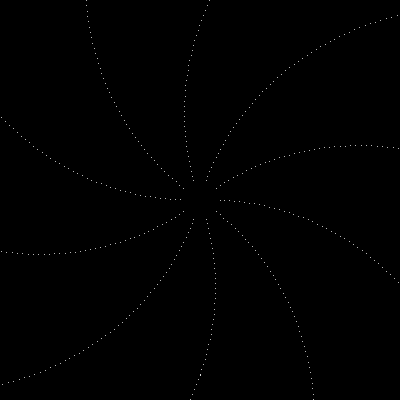
Frame 1 (no input)
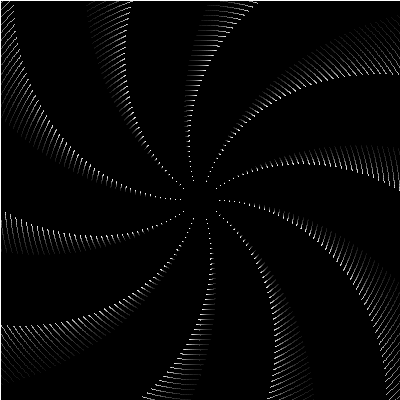
Frame 60 (the mouse pressed at the canvas centre just before this capture)
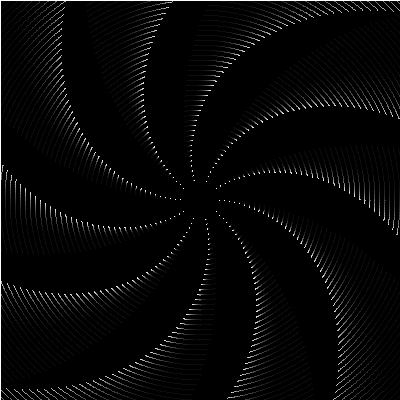
Frame 120 (the mouse held since frame 60 and released just before this capture)

The Processing sketch that drew these frames (run headless with seeded random() and noise(); from frame 60 on, the mouse is pressed at the canvas centre):

// Processing sketch: Rings
// ── Rings.pde
ArrayList<Ring> rings = new ArrayList<Ring>();
void setup() {
  size(400,400);
  int num = 10;
  float r = 20;
  float ri = 5;
  float ao = 0.01;
  float ai = 0.0001;
  for (int i = 0; (r + (ri * i)) < width; i++) {
    Ring ring = new Ring(width / 2, height / 2, r + (ri * i), num, (ao * i), ai + (ai * i));
    rings.add(ring);
  }
  background(0);
  
}

void draw() {
  
  fill(0, 10);
  rect(0,0,width,height);
  for (Ring r : rings) {
    r.update();
    r.draw();
  }
}

class Ring {
  float x,  y;
  float r;
  float d;
  int num;
  float ao,ai;
  
  Ring(float x, float y, float r, int num, float ao, float ai) {
    this.x = x;
    this.y = y;
    this.r = r;
    this.d = r * 2;
    this.num = num;
    this.ao = ao;
    this.ai = ai;
  }
  
  void update() {
    ao += ai;
  }
  
  void draw() {
    stroke(255);
    noFill();
    float ai = TWO_PI / num;
    for (int i = 0; i < num; i++) {
      float xx = x + r * cos(ao + (i * ai));
      float yy = y + r * sin(ao + (i * ai));
      
      point(xx,yy);
    }
  }
  
}
